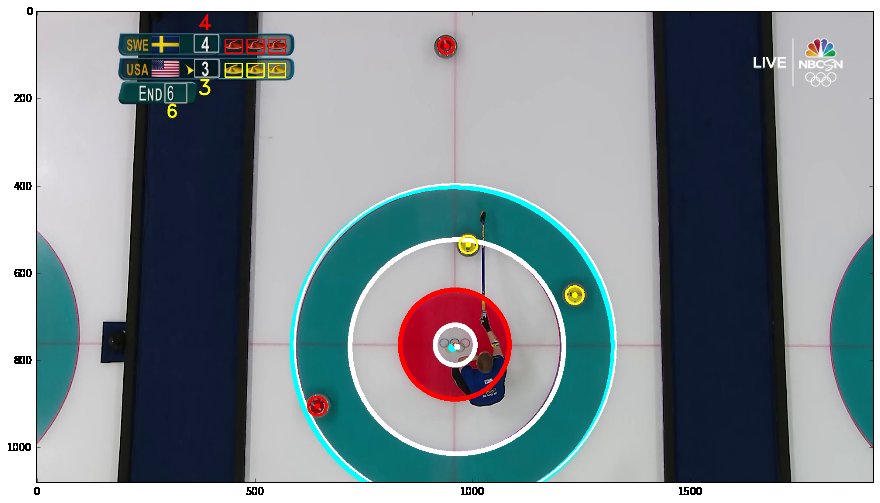
#> input picture Example1.png, 880 x 503 px; its folder holds only this picture in this run
$ python -i curlovision.py   (imports and definitions only)
#> lines starting #> are read from the running program, lines starting #| are printed output that depends on the picture; after the words box and inside, x2 and y2 are one past the last pixel; in counts of white or black regions, pixels touching at a corner belong together
#> further down, picture is the input picture: shape (503, 880, 3); mean B, G, R 146.2, 140.8, 130.8
from __future__ import print_function
import matplotlib.pyplot as plt
import cv2
import numpy as np
import glob
import math
from PIL import Image
import pytesseract
import re
from collections import deque
from copy import deepcopy
from matplotlib.patches import Circle, Rectangle
from matplotlib.collections import PatchCollection

# TODO: Abstract out all match-specific parameters.

# Processes an entire video, returns a MatchResult.
# [238 lines left out: functions process_video, stone_color_finder_rgb, stone_color_finder_hsv, stone_color_matcher, not called in this run]

# Check BGR -> RGB frame for how much is blue.  First step in deciding to process the frame further
#  so it needs to be super fast.
def infer12ft(frame,draw=False):
    cframe = cv2.cvtColor(frame, cv2.COLOR_BGR2RGB)
    blue12 = [32.,  115.,  115.]  # From Olympic Ice, determined by hand

    cw = 30 # Seach window size around the true blue12 color in each rgb channel
    bl = (blue12[0]-cw,blue12[1]-cw,blue12[2]-cw)
    bu = (blue12[0]+cw,blue12[1]+cw,blue12[2]+cw)

    h,w,_ = cframe.shape
    bframe = cv2.inRange(cframe,bl,bu)
    #plt.imshow(bframe)
    bframe = bframe[:,int(w/5.):-int(w/5.)]
    bfrac = len(bframe[bframe>0])/float(w*h)
    if draw:
        plt.imshow(bframe,cmap='gray')
        plt.show()
        print("Valid Blue Fraction Found: {}".format(bfrac))
    if bfrac < 0.06:  # Pretty low threshold.  False positives will be sorted out later.
        #frame_status.blue_found = False
        return 0,0,0
    #else: frame_status.blue_found = True
    # Check for cutoff 12ft on bottom of frame:
    botsize = 10 # in pixels
    botbframe = bframe[-botsize:]
    bbot  = len(botbframe[botbframe>0])/float(w*botsize)
    if bbot>0.12: bfrac *= 1+bbot # a little adjustment for cutoff 12ft
    #print(bfrac)
    p2,minR,maxR = 70,280,440
    # These determined from trial and error:
    if bfrac< 0.09               : p2,minR,maxR=65,280,410
    if bfrac>=0.09 and bfrac<0.12: p2,minR,maxR=60,340,440
    if bfrac>=0.12 and bfrac<0.16: p2,minR,maxR=58,360,460
    if bfrac>=0.16               : p2,minR,maxR=55,420,520

    #print(p2,minR,maxR)
    return p2,minR,maxR

# Used to identify 12ft ring in the house
def find12ft(gframe,p2,minR,maxR,zy=0.0,zw=0.0,rec_count=0):
    rec_count += 1
    # Termination criteria, failure to find any rings:
    #print(p2,minR,maxR)
    if p2<50 or p2>100 or rec_count>5: return 0,0,0

    # Initial pass:
    h,w = gframe.shape
    zframe = gframe[int(h*zy):,int(w*zw):int(-w*zw-1)] # Zoom in a bit
    twelves = cv2.HoughCircles(zframe,cv2.HOUGH_GRADIENT,1,20,
                               param1=200,param2=p2,minRadius=minR,maxRadius=maxR)
    #print("nTwelves: " ,len(twelves[0,:]))
    #print("Twelves: " ,twelves[0,:])
    if twelves is None: # lower noise threshold, change ring size, change zoom
        return find12ft(gframe,p2-5,minR-20,maxR+20,zy,zw,rec_count)
    elif len(twelves[0,:])>5: # tighten criteria
        return find12ft(gframe,p2+2,minR+2,maxR-1,zy,zw,rec_count)
    else: # Find best 12-ft ring
        x,y,r = 0,0,0
        twelves = np.uint16(np.around(twelves))
        twelves = twelves[0,:]
        xs, ys, rs = [], [], []
        for ring in twelves:
            #print(ring)
            xs.append(ring[0]), ys.append(ring[1]), rs.append(ring[2])
            #cv2.circle(dframe,(ring[0],ring[1]),ring[2],(0,225,0),2)
        if len(twelves[0,:])==2: x,y,r = int(np.mean(xs)), int(np.mean(ys)), int(np.mean(rs))
        else:                    x,y,r = int(np.median(xs)), int(np.median(ys)), int(np.median(rs))
    return x,y,r

# Used to identify all rings in the house besides the 12ft
# [180 lines left out: functions find_smaller_rings, find_stones, read_stones_remaining_icons, read_current_end_text, read_current_score_text, analyze_game_status, not called in this run]


# High-level flow for how to process important frames
def process_frame(frame,icons=None,draw=False,saveas=None,debug_stones=False,debug_scoreboard=False):
#> called with draw = False, debug_stones = False, debug_scoreboard = False
    cframe = cv2.cvtColor(frame, cv2.COLOR_BGR2RGB)
    dframe = cframe.copy()
    gframe = cv2.medianBlur(frame,5)
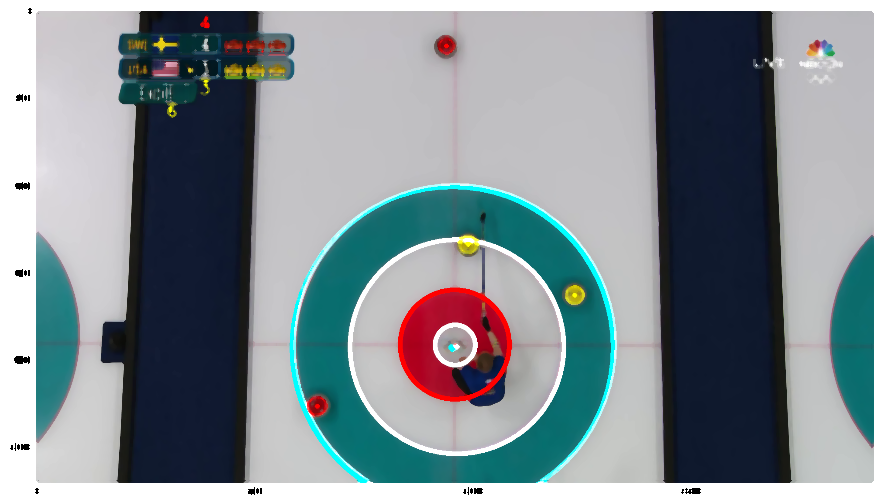
#> gframe: shape (503, 880, 3); mean B, G, R 147.3, 141.7, 131.2
    gframe = cv2.cvtColor(gframe, cv2.COLOR_BGR2GRAY)
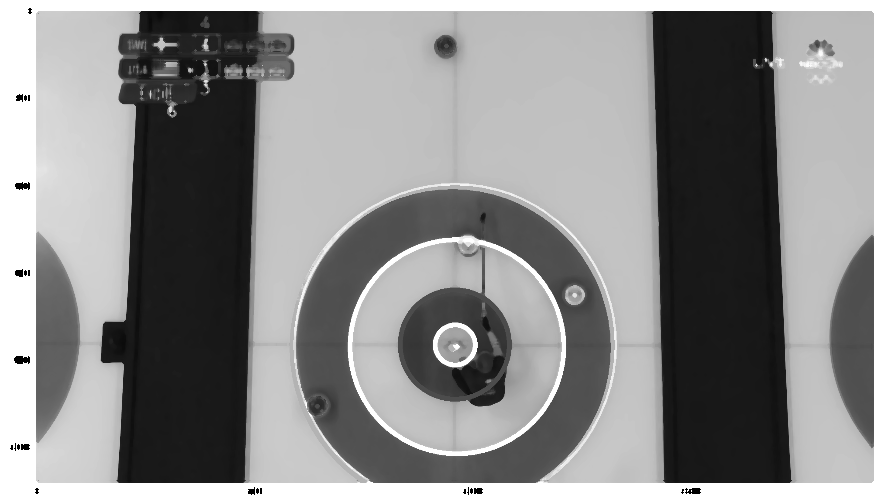
#> gframe: shape (503, 880); min 0, max 255, mean 139.2
    h,w = gframe.shape
#> h = 503; w = 880
    invalid_ret = None,None,None
    #invalid_ret = None,None,ScoreboardState()

    # Infer the 12-ft using color check
    p2,minR,maxR = infer12ft(frame,draw=False)
#> in infer12ft, `bframe = cv2.inRange(cframe,bl,bu)`:
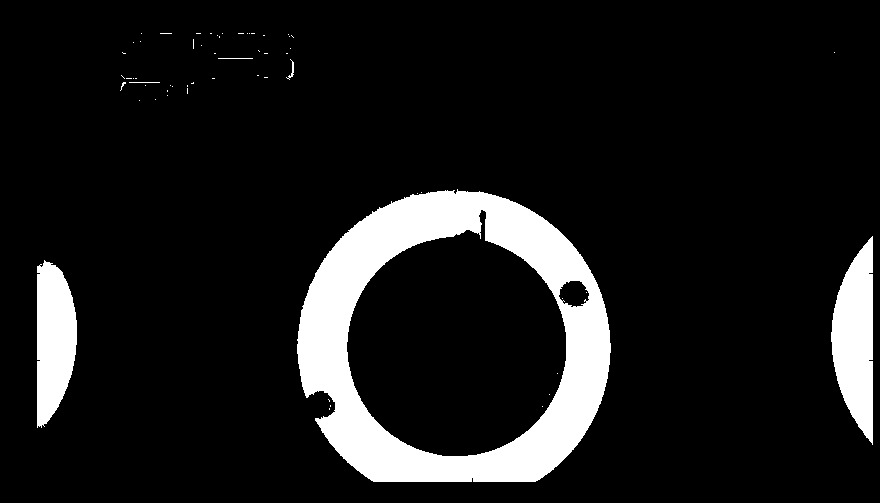
#> bframe: shape (503, 880); 10.6% white; 60 white regions (54 under 20 px), largest, box (x1, y1, x2, y2) and area: (297, 189, 611, 482) 35768, (831, 236, 873, 445) 5962, (37, 260, 77, 428) 5113, (286, 59, 294, 80) 44, (218, 58, 253, 59) 35, (129, 82, 160, 83) 31
#> in infer12ft, `bframe = bframe[:,int(w/5.):-int(w/5.)]`:
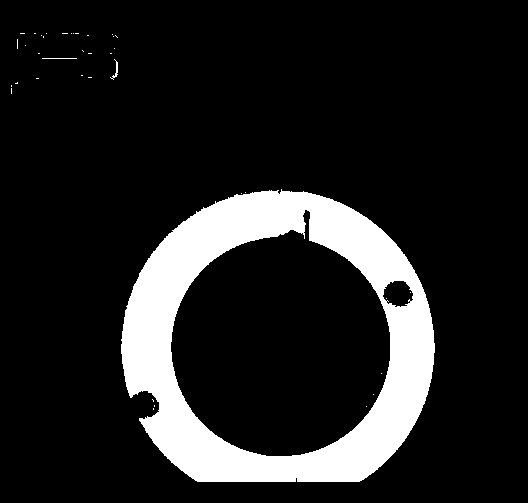
#> bframe: shape (503, 528); 13.5% white; 39 white regions (36 under 20 px), largest, box (x1, y1, x2, y2) and area: (121, 189, 435, 482) 35768, (110, 59, 118, 80) 44, (42, 58, 77, 59) 35
#> in infer12ft, `bfrac = len(bframe[bframe>0])/float(w*h)`: bfrac = 0.0812
#> in infer12ft, `bbot  = len(botbframe[botbframe>0])/float(w*botsize)`: bbot = 0
#> p2 = 65; minR = 280; maxR = 410
    if ((p2,minR,maxR)==(0,0,0)):
        #print("Invalid Frame!")
        return invalid_ret

    # Find best 12-ft using Hough Transforms
    x12,y12,r12 = find12ft(gframe,p2,minR,maxR)
#> in find12ft, `twelves = cv2.HoughCircles(zframe,cv2.HOUGH_GRADIENT,1,20, param1=200,..`: twelves = None
#> x12 = 0; y12 = 0; r12 = 0
    if (x12,y12,r12)==(0,0,0) or r12<200 or x12<r12 or x12>w-r12 or y12<r12: # Sometimes a wild circle appears near the edge
        #print("Invalid Frame!")
        return invalid_ret
    #print(r12)
    # draw 12 ft ring and center:
    cv2.circle(dframe,(x12,y12),r12,(0,255,255),10)
    cv2.circle(dframe,(x12,y12),2,(0,255,255),15)

    # The 8 ft should be 2/3 as big as the 12 ft
    #print(y12,x12,r12)
    #plt.imshow(dframe)
    #plt.show()
    zframe = gframe[y12-r12:y12+r12,x12-r12:x12+r12]
    x8,y8,r8 = find_smaller_rings(zframe,r12*2./3.,p2=60)
    if (x8,y8,r8)==(0,0,0) or r8<100 or x8<r8 or x8>w-r8 or y8<r8:
        #print("Invalid Frame!")
        return invalid_ret

    # Add back offsets from zooming:
    x8,y8 = x8+x12-r12,y8+y12-r12
    # draw 8 ft ring and center:
    cv2.circle(dframe,(x8,y8),r8,(255,255,255),10)
    cv2.circle(dframe,(x8,y8),2,(255,255,255),10)

    # The 4 ft should be 1/2 as big as the 8 ft
    zframe = gframe[y8-r8:y8+r8,x8-r8:x8+r8]
    x4,y4,r4 = find_smaller_rings(zframe,r8*1./2.,p2=60)
    if (x4,y4,r4)==(0,0,0):
        #print("Invalid Frame!")
        return invalid_ret
    x4,y4 = x4+x8-r8,y4+y8-r8
    #print(r4)
    # draw 4 ft ring and center:
    cv2.circle(dframe,(x4,y4),r4,(255,0,0),10)
    cv2.circle(dframe,(x4,y4),2,(255,0,0),5)

    # The button is a little less than 1/2 as big as the 4 ft in Olympics 2018
    zframe = gframe[y4-r4:y4+r4,x4-r4:x4+r4]
    x2,y2,r2 = find_smaller_rings(zframe,r4*1./2.,p2=40)
    if (x2,y2,r2)==(0,0,0):
        #print("Invalid Frame!")
        return invalid_ret
    x2,y2 = x2+x4-r4,y2+y4-r4
    #print(r2)
    # draw 2 ft ring and center:
    cv2.circle(dframe,(x2,y2),r2,(255,255,255),10)
    cv2.circle(dframe,(x2,y2),2,(255,255,255),2)

    # Find pixel-to-ft conversion factor:
    #p2f = fudge_factor*4./(r4*2) # pixels to feet conversion using the 4ft measurement
    #print(r2/float(r4))
    # The button appears to be 1 ft 4 inches in Korea or 1.33 ft!
    fudge_factor = 1.5
    p2f = fudge_factor*1./(r2*2) # pixels to feet conversion using the button measurement
    #print(r2,p2f)
    # Reconstruct the 12ft based on this measurement:
    cv2.circle(dframe,(x2,y2),int(6/p2f),(255,255,255),3)

    # [7 lines of commented-out code are left out]
    stones = find_stones(gframe,cframe,int(0.9583/2./p2f),p2=40,debug=debug_stones)
    #print(stones)

    stones_ret = []
    for stone in stones:
        #print(stone)
        if stone[3] == 'red': stone_rgb = (255,0,0)
        elif stone[3] == 'yellow': stone_rgb = (255,255,0)
        else: print('ERROR!  Invalid stone color {} should have been checked already'.format(stone[3]))
        cv2.circle(dframe,(int(stone[0]),int(stone[1])),int(stone[2]),stone_rgb,3)
        # draw the center of the circle
        cv2.circle(dframe,(int(stone[0]),int(stone[1])),3,stone_rgb,5)
        #print('\t\t\t{}\t{}'.format(stone[0] ,stone[1]))

        # Convert stone positions from pixels to ft and filter stones outside a reasonable boundary:
        x =  p2f*(int(stone[0])-x2)
        y = -p2f*(int(stone[1])-y2)
        if x<-7 or x>7 or y<-8 or y>20: continue   # Hardcoded acceptable bounds of the field of play
        stones_ret.append(Stone(p2f*(int(stone[0])-x2), -p2f*(int(stone[1])-y2), p2f*int(stone[2]), stone[3]))
        if draw==True: print('\t\t{} \t{:.2f}\t{:.2f}'.format(stone[3],float(stone[0])-x2,float(stone[1])-y2))

    # Check game status (number of stones remaining for each team):
    n_red_left,n_yel_left = -1,-1
    if icons is not None:
        #current_end,current_score_red,current_score_yel,n_red_left,n_yel_left = analyze_game_status(cframe,dframe,icons)
        sbs = analyze_game_status(cframe,dframe,icons,draw=debug_scoreboard)
        if not sbs.valid(): return invalid_ret
        if draw==True:
            print('Current End: {}'.format(sbs.current_end))
            print('Current Score: {} to {}'.format(sbs.current_score_red,sbs.current_score_yel))
            print('Remaining Red Stones: {}, Yellow Stones: {}'.format(sbs.n_red_left,sbs.n_yel_left))

    if draw==True:
        plt.figure(figsize=(15,15))
        #plt.imshow(gframe,cmap='gray')
        plt.imshow(dframe)
        if saveas is not None: plt.savefig(saveas)
        plt.show()
    return StoneLayout(stones_ret),dframe,sbs


# Basic stone data: position, size, and color
class Stone:
    # [5 lines left out: function __init__, not called in this run]

    def __str__(self):
        return "\t\t\t\t{:7}\t\t{:.2f}\t\t{:.2f}".format(self.color, self.x, self.y)

    # [12 lines left out: function __eq__, not called in this run]

# Positions of stones and game status.  Can calculate score of itself and draw itself.
class StoneLayout:
    def __init__(self,stones=[]):
        self.stone_radius = 11.5/12./2. # Fixed number in feet, based on 36-inch circumference in rules
        self.stones = stones
        #self.frame_num = frame_num

    # [93 lines left out: functions __str__, order_stones, score_layout, stone_stats, draw, __eq__, not called in this run]


# Highest level game results, containing information about each end
class MatchResult:
    # [41 lines left out: functions __init__, add_end_result, __str__, draw, __eq__, not called in this run]
# Used to store meta data concerning the matchup, like who is playing and when
class MatchMetadata:
    # [25 lines left out: functions __init__, __eq__, not called in this run]


# Stores all stone positions throughout an end and scores read from the scoreboard after the end is over
class EndResult:
    # [7 lines left out: function __init__, not called in this run]

    def add_stone_layout(self,layout):
        self.stone_layouts.append(layout)

    def add_stones_left(self,n_red,n_yel):
        self.stones_left.append((n_red,n_yel))

    def set_score(red_score,yel_score):
        self.red_score = red_score
        self.yel_score = yel_score

    # [32 lines left out: functions __str__, draw, __eq__, not called in this run]


# Basic container to hold game status data: current_end,current_score_red,current_score_yel,n_red_left,n_yel_left
class ScoreboardState:
    # [21 lines left out: functions __init__, valid, __str__, not called in this run]


# Keeps a record of the last few frames, used to determine key frames and game flow
class ShortTermMemory:
    # [84 lines left out: functions __init__, clear_caches, find_best_layout, find_nstones_stats, __str__, draw_house, not called in this run]

>>> import cv2
>>> picture = cv2.imread('Example1.png')
>>> result = process_frame(picture)
